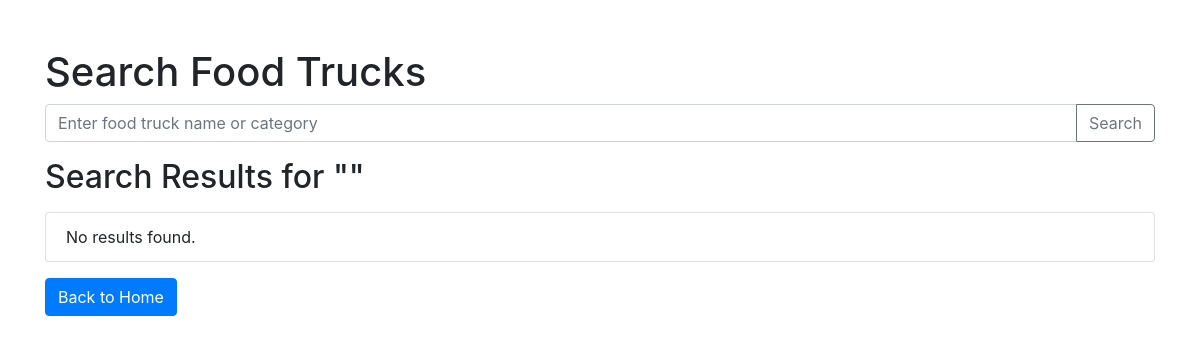
/search/, run on an earlier commit of the app's database.
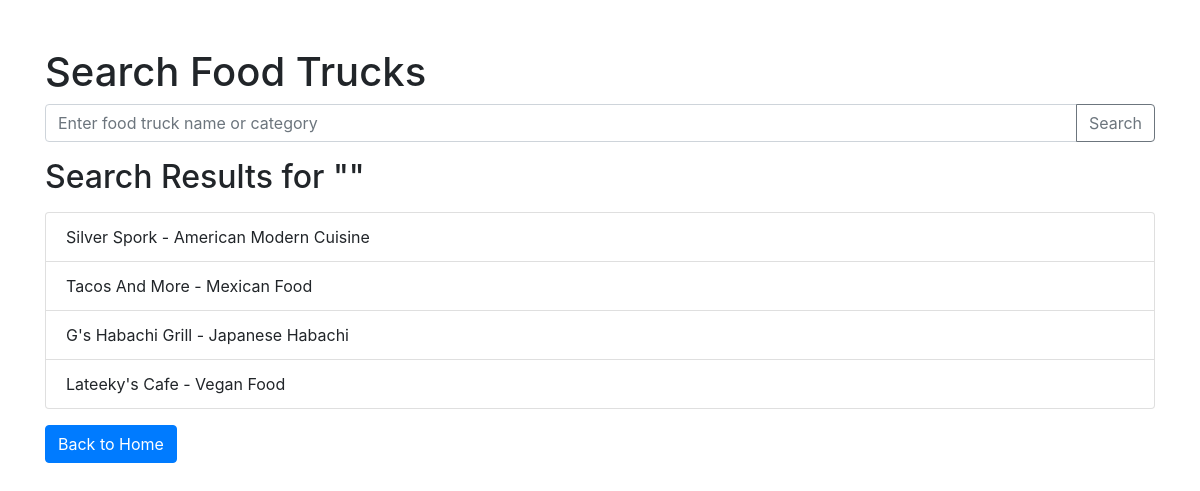
And on a later commit of the database.
### foodtruck/models.py (models this page shows, shortened)
class FoodTruck(models.Model):
    name = models.CharField(max_length=100)
    category = models.CharField(max_length=100)

### foodtruck/views.py (the view)
# urls.py: path('search/', views.search_trucks, name='search_trucks'),  # Search trucks view
def search_trucks(request):
    query = request.GET.get('q', '')  # Get the search query
    trucks = FoodTruck.objects.filter(
        Q(name__icontains=query) | Q(category__icontains=query)
    )  # Filter trucks by name or category
    return render(request, 'foodtruck/search_results.html', {'trucks': trucks, 'query': query})

### foodtruck/templates/foodtruck/search_results.html (shortened to what this page needs)
<!DOCTYPE html>
<html lang="en">
<head>
    <link rel="stylesheet" href="https://stackpath.bootstrapcdn.com/bootstrap/4.5.2/css/bootstrap.min.css">
</head>
<body>
    <div class="container">
        <h1 class="mt-5">Search Food Trucks</h1>
        <form method="GET" action="{% url 'search_trucks' %}">
            <div class="input-group mb-3">
                <input type="text" name="q" class="form-control" placeholder="Enter food truck name or category" required>
                <div class="input-group-append">
                    <button class="btn btn-outline-secondary" type="submit">Search</button>
                </div>
            </div>
        </form>
        <h2>Search Results for "{{ query }}"</h2>
        <ul class="list-group mt-3">
            {% if trucks %}
                {% for truck in trucks %}
                    <li class="list-group-item">{{ truck.name }} - {{ truck.category }}</li>
                {% endfor %}
            {% else %}
                <li class="list-group-item">No results found.</li>
            {% endif %}
        </ul>
        <a href="{% url 'home' %}" class="btn btn-primary mt-3">Back to Home</a>
    </div>
</body>
</html>

What changed in the data, as far as the page shows it:
added FoodTruck: name "Silver Spork", category "American Modern Cuisine"
added FoodTruck: name "Tacos And More", category "Mexican Food"
added FoodTruck: name "G's Habachi Grill", category "Japanese Habachi"
added FoodTruck: name "Lateeky's Cafe", category "Vegan Food"
Also different on the page:
text no longer shown: "No results found."
